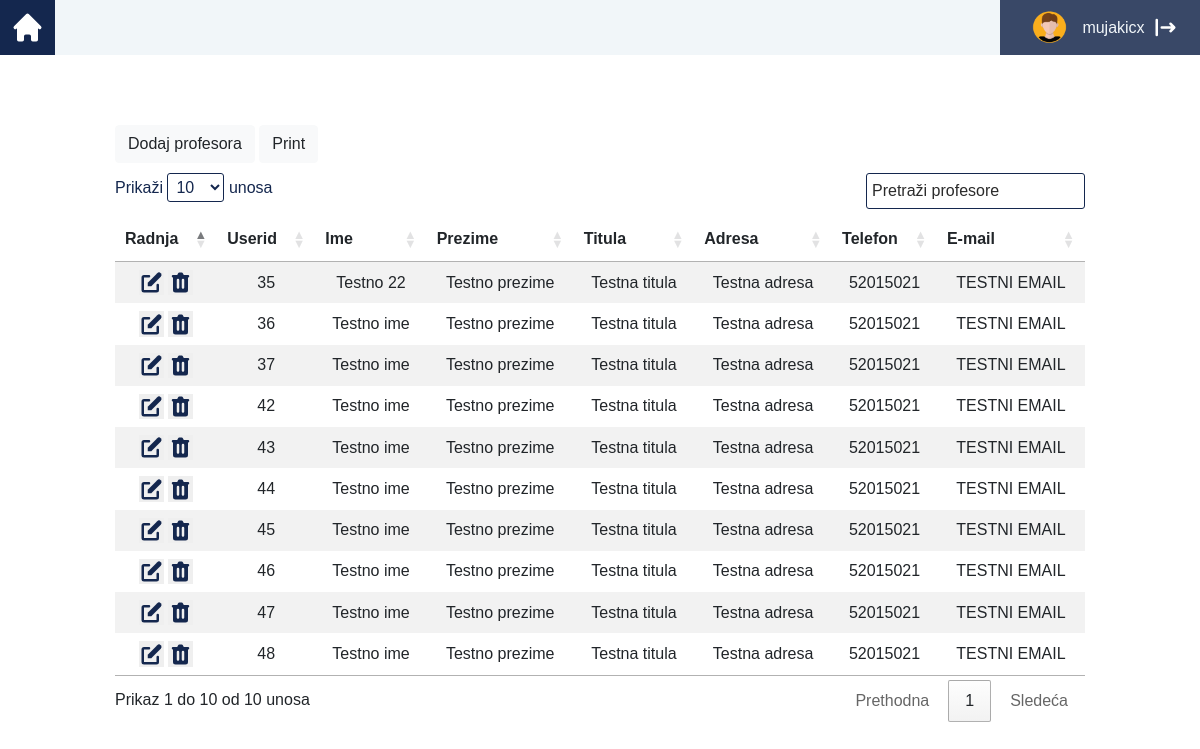
/admin/professors.php (signed in), run on the app's committed database.
### tables this page shows
CREATE TABLE `profesori` (
  `userid` int(11) NOT NULL,
  `ime` text NOT NULL,
  `prezime` text NOT NULL,
  `adresa` text NOT NULL,
  `telefon` varchar(256) NOT NULL,
  `email` text NOT NULL,
  `password` text NOT NULL,
  `titula` text NOT NULL
);

### admin/professors.php (the view, shortened to what this page needs)
<?php include_once '../includes/header.inc.php' ?>
<div class="container-fluid" style="background-color: white;">
    <div class="row mt-0" style="height: 100vh;">
        <div class="table-responsive col-10 mx-auto" style="overflow-x:auto;margin-top: 70px;" id="tableT">
            <button type="button" id="modalButton" class="modalButton btn btn-light" data-toggle="modal"
                    data-target="#exampleModalCenter" style="margin-bottom: 10px;">
                Dodaj profesora
            </button>
            <button type="button" id="printButton" class="modalButton btn btn-light" style="margin-bottom: 10px;">
                Print
            </button>
            <table class="table-striped" style="text-align: center" id="myTable">
                <thead class="thead-dark">
                <tr>
                    <th>Radnja</th>
                    <th>Userid</th>
                    <th>Ime</th>
                    <th>Prezime</th>
                    <th>Titula</th>
                    <th>Adresa</th>
                    <th>Telefon</th>
                    <th>E-mail</th>
                </tr>
                </thead>
                <tbody>
                <?php
                include_once "../includes/dbh.inc.php";
                $sql = $conn->query("SELECT * FROM profesori");
                while ($data = $sql->fetch_array()) {
                    echo '<tr><td>
<button class="editButton" data-id="' . $data['userid'] . '" onclick="edit(' . $data['userid'] . ')" data-toggle="modal" data-target="#editUser" style="outline: none; border: none;">
    <svg class="w-6 h-6"  viewBox="0 0 20 20" style="width: 25;height: 25;fill: #14274E;"><path d="M17.414 2.586a2 2 0 00-2.828 0L7 10.172V13h2.828l7.586-7.586a2 2 0 000-2.828z"></path><path fill-rule="evenodd" d="M2 6a2 2 0 012-2h4a1 1 0 010 2H4v10h10v-4a1 1 0 112 0v4a2 2 0 01-2 2H4a2 2 0 01-2-2V6z" clip-rule="evenodd"></path></svg>
 </button>
 <button data-id="' . $data['userid'] . '" onclick="deleteUser(' . $data['userid'] . ')" style="outline: none; border: none; background-color: none;">
<svg class="w-6 h-6" viewBox="0 0 20 20" style="width: 25;height: 25;fill: #14274E;"><path fill-rule="evenodd" d="M9 2a1 1 0 00-.894.553L7.382 4H4a1 1 0 000 2v10a2 2 0 002 2h8a2 2 0 002-2V6a1 1 0 100-2h-3.382l-.724-1.447A1 1 0 0011 2H9zM7 8a1 1 0 012 0v6a1 1 0 11-2 0V8zm5-1a1 1 0 00-1 1v6a1 1 0 102 0V8a1 1 0 00-1-1z" clip-rule="evenodd"></path></svg>
 </button>
</td>
                <td>' . $data['userid'] . '</td><td>' . $data['ime'] . '</td><td>' . $data['prezime'] . '</td><td>' . $data['titula'] . '</td><td>' . $data['adresa'] . '</td><td>' . $data['telefon'] . '</td><td>' . $data['email'] . '</td>
</tr > ';
                }
                ?>
                <?php
                include_once '../includes/footer.inc.php';
                ?>

### assets/css/style.css (style rules this page uses)
* { margin: 0px; padding: 0px; font-family: "Raleway", sans-serif; }
body { background-color: white; opacity: 0; transition: opacity 2s; -webkit-transition: opacity 2s; }

### data on the page
profesori: userid "35", ime "Testno 22", prezime "Testno prezime", titula "Testna titula", adresa "Testna adresa", telefon "52015021", email "TESTNI EMAIL"
profesori: userid "36", ime "Testno ime", prezime "Testno prezime", titula "Testna titula", adresa "Testna adresa", telefon "52015021", email "TESTNI EMAIL"
profesori: userid "37", ime "Testno ime", prezime "Testno prezime", titula "Testna titula", adresa "Testna adresa", telefon "52015021", email "TESTNI EMAIL"
profesori: userid "42", ime "Testno ime", prezime "Testno prezime", titula "Testna titula", adresa "Testna adresa", telefon "52015021", email "TESTNI EMAIL"
profesori: userid "43", ime "Testno ime", prezime "Testno prezime", titula "Testna titula", adresa "Testna adresa", telefon "52015021", email "TESTNI EMAIL"
profesori: userid "44", ime "Testno ime", prezime "Testno prezime", titula "Testna titula", adresa "Testna adresa", telefon "52015021", email "TESTNI EMAIL"
profesori: userid "45", ime "Testno ime", prezime "Testno prezime", titula "Testna titula", adresa "Testna adresa", telefon "52015021", email "TESTNI EMAIL"
profesori: userid "46", ime "Testno ime", prezime "Testno prezime", titula "Testna titula", adresa "Testna adresa", telefon "52015021", email "TESTNI EMAIL"
profesori: userid "47", ime "Testno ime", prezime "Testno prezime", titula "Testna titula", adresa "Testna adresa", telefon "52015021", email "TESTNI EMAIL"
profesori: userid "48", ime "Testno ime", prezime "Testno prezime", titula "Testna titula", adresa "Testna adresa", telefon "52015021", email "TESTNI EMAIL"

### other printed values
$_SESSION['username'] "mujakicx"
